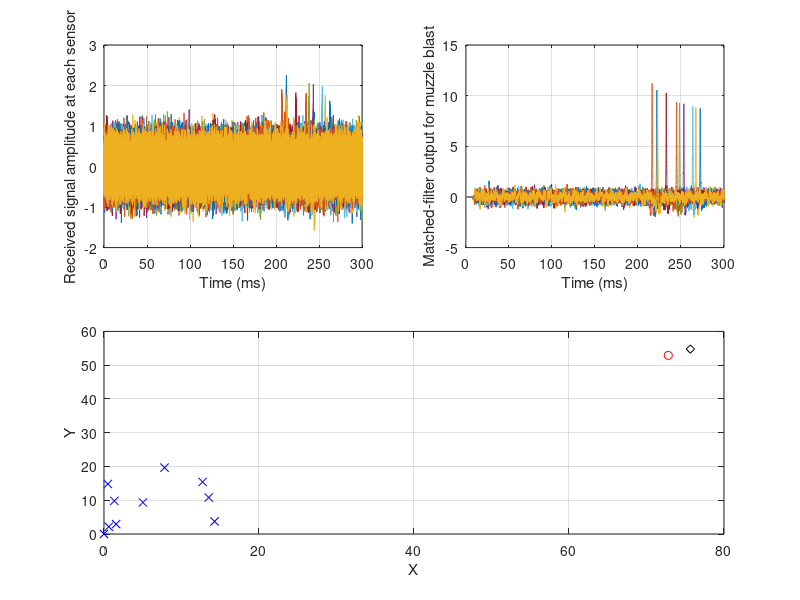

MATLAB code for this plot:
% this script takes into account the effect of reflections on the captured
% gunshot signal. for starters, we take only 1 echo (reverb) and the
% echo-start-time is more than the pulse-duration. then, we vary the echo-start-time
% and check the effect of localisation.

clc;
clear;
pkg load communications;

% muzzle
A=14; 					% peak amplitude
Tr_m=10e-6;				% rise time
Td_m=1e-3;					% decay time
Tdur_m=10*Td_m;				% signal duration
Ts=5e-6;				% sampling interval
Fs = 1/Ts;
t_m = (0:Ts:Tdur_m-Ts)';	% time vector
xt1_muzzle = A*(t_m(t_m<=Tr_m)/Tr_m);
xt2_muzzle = A*(1 - t_m(t_m>Tr_m)/Td_m).*exp(-t_m(t_m>Tr_m)/Td_m);
xt_muzzle = [xt1_muzzle;xt2_muzzle];

Nf=1024;
fk = (0:Nf-1)'*pi/Nf;
Xf_muzzle = freqz(xt_muzzle,1,fk);

% define matched-filter {h(t) = x*(T-t)}
h_matched_muzzle = flipud(conj(xt_muzzle))/norm(xt_muzzle);

% array parameters
fc=100e3;				% maximum freq component in the signal
Pmax=20;			% defines the area in which sensors are deployed
c=343;				% speed of sound
tht_target=0.2*pi;			% we are interested in only planar angle location and not elevation
R_target=90;					% target range (range is considered from reference)

% we are taking into consideration that the source can be within the max
% distance range. hence, the angle is different for all sensors.

steer = [cos(tht_target);sin(tht_target)];	% target direction vector
t = (0:Ts:0.3-Ts)';			% 20 ms capturing time
Nt = numel(t);
nvar=-10;						% SNR (db)
N=10;
%P = [[0;0],[0;1],[1;0],[1;1]]*Pmax;
P = [[0;0],rand(2,N-1)*Pmax];

% reverb characteristics
D=1;				% reflection interval (in samples)
decay=1;			% decay
Necho=1;			% only 1 reflection considered
b=upsample((1-decay).^(0:Necho)',D+1);		% reverb filter

% signals captured using sensors
dR = sqrt(sum((P - R_target*steer).^2,1));			% target distance from each sensor
tau_muzzle_R = dR/c;
tau_muzzle = tau_muzzle_R;
for(k1=1:N)
	muzzle_noise = wgn(1,Nt,nvar);
	h_muzzle = A/sqrt(4*pi*dR(k1)^2)*sinc(fc*(t - tau_muzzle(k1)));
	x_muzzle(k1,:) = filter(b,1,filter(xt_muzzle,1,h_muzzle)') + muzzle_noise;
end
x_received = x_muzzle;

% find peaks of matched-filter output
for(k2=1:N)
	y_matchedOut_muzzle(k2,:) = filter(h_matched_muzzle,1,x_received(k2,:));
	[~,max_muzzle_ind(k2)] = max(abs(y_matchedOut_muzzle(k2,:)));
end

% estimated delay
tau_estim_muzzle = max_muzzle_ind*Ts;

% range-sphere estimates
R_estim_muzzle = c*tau_estim_muzzle;

% localise the target (solve Vx=y for x)
V = [-ones(N,2),2*P'];
y = (sum(P.^2) - R_estim_muzzle.^2).';
x = V\y;
target_loc_estim = x(3:4);

% plots
subplot(2,2,1);
plot(t/1e-3,x_received); grid on;
xlabel('Time (ms)'); ylabel('Received signal amplitude at each sensor');

subplot(2,2,2);
plot(t/1e-3,y_matchedOut_muzzle); grid on;
xlabel('Time (ms)'); ylabel('Matched-filter output for muzzle blast');

subplot(2,2,3:4);
plot(P(1,:),P(2,:),'bx',R_target*steer(1),R_target*steer(2),'ro',target_loc_estim(1),target_loc_estim(2),'kd'); grid on;
xlabel('X'); ylabel('Y');
%xlim([-2,Pmax*1.1]); ylim([-2,Pmax*1.1]);
%legend('Element locations','True target location','Estimated location','Location','Southwest');

